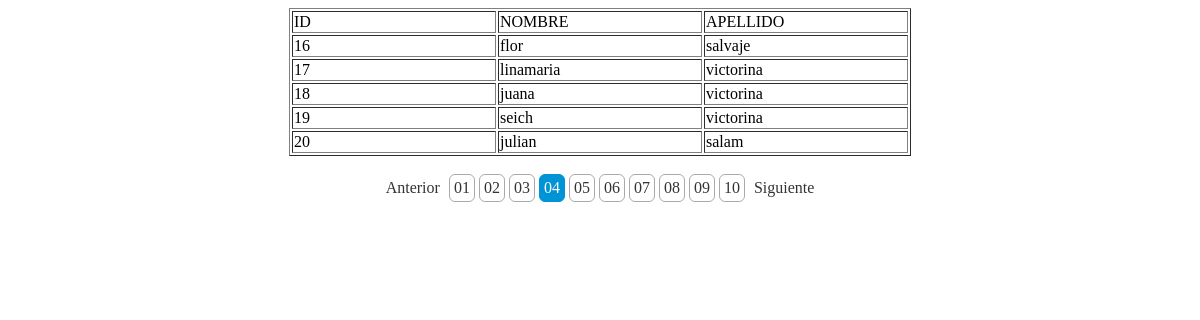
/index - copia.php?page=4, run on the app's committed database.
### tables this page shows
CREATE TABLE IF NOT EXISTS `registros` (
  `id` int(11) NOT NULL AUTO_INCREMENT,
  `nombre` varchar(23) DEFAULT NULL,
  `apellido` varchar(23) DEFAULT NULL,
  PRIMARY KEY (`id`)
);

### index - copia.php (the view, shortened to what this page needs)
<?php
require_once("libreria/Zebra_Pagination.php");
$con = mysqli_connect("localhost","root","","paginacion") or die("Error en el server".mysqli_error($con));
$query = "SELECT id FROM registros";
$res = $con->query($query);
$num_registros = mysqli_num_rows($res);
$resul_x_pagina = 5;
$paginacion = new Zebra_Pagination();
$paginacion->records($num_registros);
$paginacion->records_per_page($resul_x_pagina);
$consulta = 'SELECT id,nombre,apellido FROM registros LIMIT ' .(($paginacion->get_page() - 1) * $resul_x_pagina). ',' .$resul_x_pagina;
	$result = $con->query($consulta);
?>
<!DOCTYPE html PUBLIC "-//W3C//DTD XHTML 1.0 Transitional//EN" "http://www.w3.org/TR/xhtml1/DTD/xhtml1-transitional.dtd">
<html xmlns="http://www.w3.org/1999/xhtml">
<head>
</head>
<body>
	<table border="1" align="center">
		<tr>
			<td width="200">ID</td>
			<td width="200">NOMBRE</td>
			<td width="200">APELLIDO</td>
		</tr>
        <tr>
        <?php while($row = mysqli_fetch_array($result)){ ?>
			<td><?php echo $row["id"]; ?></td>
			<td><?php echo $row["nombre"]; ?></td>
			<td><?php echo $row["apellido"]; ?></td>
		</tr>
        <?php  } ?>
        </table>
        <br />
</body>
</html>

### data on the page
registros: id "16", nombre "flor", apellido "salvaje"
registros: id "17", nombre "linamaria", apellido "victorina"
registros: id "18", nombre "juana", apellido "victorina"
registros: id "19", nombre "seich", apellido "victorina"
registros: id "20", nombre "julian", apellido "salam"

### other printed values
$this->_properties['previous'] "Anterior"
$this->_properties['next'] "Siguiente"
